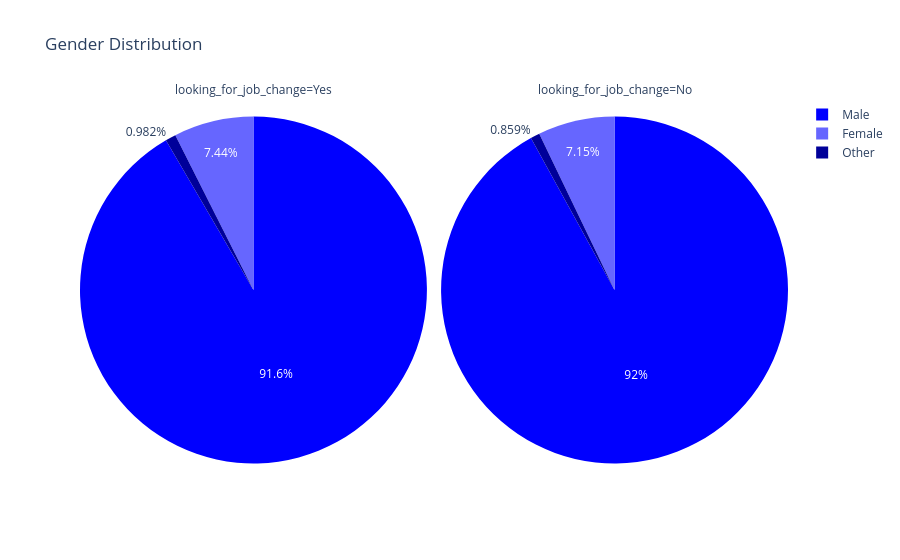

The code cell stored with this chart in its notebook:
### Code cell
px.pie(data, 'gender',color_discrete_sequence=['blue'] , facet_col= 'looking_for_job_change' ,  title='Gender Distribution' )

### Figure 1 — Plotly figure (JSON) as saved in the notebook; plotly's stock layout.template omitted (floating-point values rounded to 4 significant figures; data arrays with more than 128 entries replaced by an {"elided": "..."} marker saying what was removed)
{"data": [{"domain": {"x": [0, 0.49], "y": [0, 1]}, "hovertemplate": "looking_for_job_change=Yes<br>gender=%{label}<extra></extra>", "labels": {"elided": "4074 str values"}, "legendgroup": "", "name": "", "showlegend": true, "type": "pie"}, {"domain": {"x": [0.51, 1], "y": [0, 1]}, "hovertemplate": "looking_for_job_change=No<br>gender=%{label}<extra></extra>", "labels": {"elided": "11877 str values"}, "legendgroup": "", "name": "", "showlegend": true, "type": "pie"}], "layout": {"annotations": [{"font": {}, "showarrow": false, "text": "looking_for_job_change=Yes", "x": 0.245, "xanchor": "center", "xref": "paper", "y": 1, "yanchor": "bottom", "yref": "paper"}, {"font": {}, "showarrow": false, "text": "looking_for_job_change=No", "x": 0.755, "xanchor": "center", "xref": "paper", "y": 1, "yanchor": "bottom", "yref": "paper"}], "legend": {"tracegroupgap": 0}, "piecolorway": ["blue"], "title": {"text": "Gender Distribution"}}}
